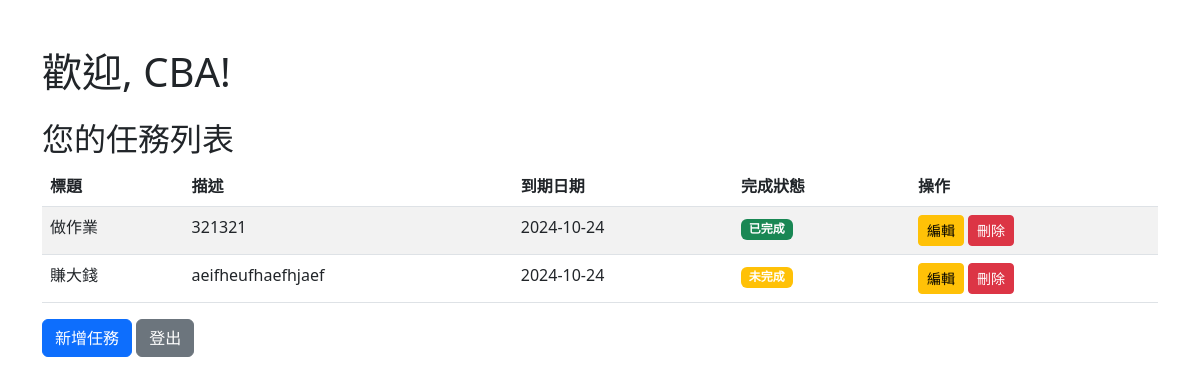
Page /dashboard (signed in) on the earlier database version.
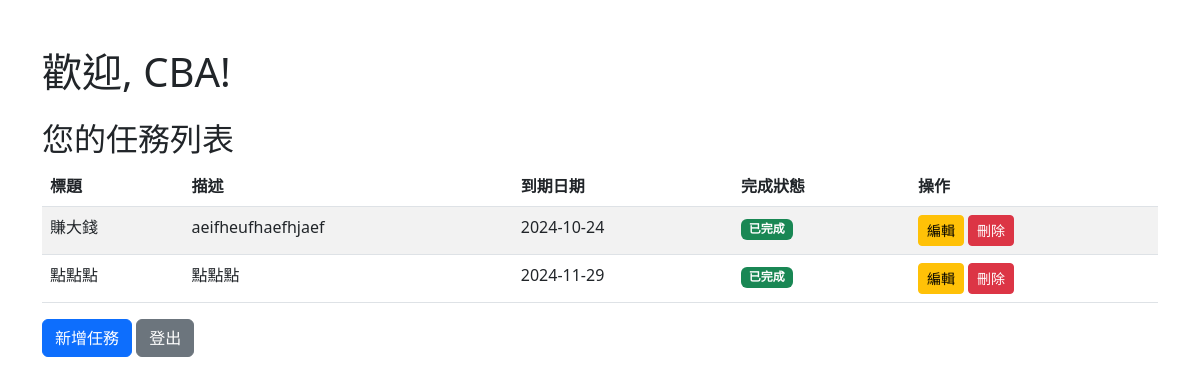
Same page on the later database version.
### app.py (models this page shows)
class User(db.Model, UserMixin):
    id = db.Column(db.Integer, primary_key=True)
    username = db.Column(db.String(20), unique=True, nullable=False)
    email = db.Column(db.String(120), unique=True, nullable=False)
    password = db.Column(db.String(60), nullable=False)
    tasks = db.relationship('Task', backref='owner', lazy=True)

class Task(db.Model):
    id = db.Column(db.Integer, primary_key=True)
    title = db.Column(db.String(100), nullable=False)
    description = db.Column(db.Text, nullable=True)
    due_date = db.Column(db.Date, nullable=True)
    is_complete = db.Column(db.Boolean, default=False)
    user_id = db.Column(db.Integer, db.ForeignKey('user.id'), nullable=False)

### app.py (the view)
@app.route("/dashboard")
@login_required
def dashboard():
    tasks = Task.query.filter_by(owner=current_user).all()
    return render_template('dashboard.html', tasks=tasks)

### app.py (called while the page is built)
@login_manager.user_loader
def load_user(user_id):
    return User.query.get(int(user_id))

### templates/dashboard.html (shortened to what this page needs)
<!DOCTYPE html>
<html lang="zh-Hant">
<head>
    <link href="https://cdn.jsdelivr.net/npm/bootstrap@5.3.0-alpha1/dist/css/bootstrap.min.css" rel="stylesheet">
</head>
<body>
    <div class="container mt-5">
        <h1 class="mb-4">歡迎, {{ current_user.username }}!</h1>
        <h2>您的任務列表</h2>
        <table class="table table-striped">
            <thead>
                <tr>
                    <th>標題</th>
                    <th>描述</th>
                    <th>到期日期</th>
                    <th>完成狀態</th>
                    <th>操作</th>
                </tr>
            </thead>
            <tbody>
                {% for task in tasks %}
                <tr>
                    <td>{{ task.title }}</td>
                    <td>{{ task.description }}</td>
                    <td>{{ task.due_date.strftime('%Y-%m-%d') if task.due_date else '' }}</td>
                    <td>
                        {% if task.is_complete %}
                            <span class="badge bg-success">已完成</span>
                        {% else %}
                            <span class="badge bg-warning">未完成</span>
                        {% endif %}
                    </td>
                    <td>
                        <a href="{{ url_for('edit_task', task_id=task.id) }}" class="btn btn-warning btn-sm">編輯</a>
                        <form action="{{ url_for('delete_task', task_id=task.id) }}" method="POST" style="display:inline;">
                            <button type="submit" class="btn btn-danger btn-sm">刪除</button>
                        </form>
                    </td>
                </tr>
                {% else %}
                <tr>
                    <td colspan="5" class="text-center">目前沒有任務。</td>
                </tr>
                {% endfor %}
            </tbody>
        </table>
        <a href="{{ url_for('new_task') }}" class="btn btn-primary">新增任務</a>
        <a href="{{ url_for('logout') }}" class="btn btn-secondary">登出</a>
    </div>
</body>
</html>

Differences in the rows shown:
removed Task: title "做作業", description "321321", due_date "2024-10-24", is_complete "已完成"
changed Task "賺大錢": is_complete "未完成" → "已完成"
added Task: title "點點點", description "點點點", due_date "2024-11-29", is_complete "已完成"
